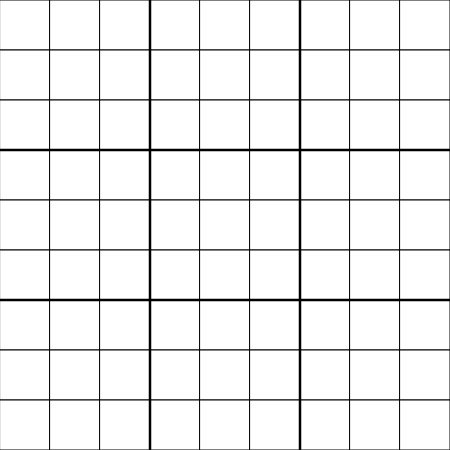
Frame 1 (no input)
Frame 60 (no input): identical to frame 1, image omitted
Frame 120 (the mouse pressed at the canvas centre since frame 60): identical to frame 1, image omitted

The p5.js sketch that drew this single still picture (run headless with seeded random() and noise() and a simulated clock; from frame 60 on, the mouse is pressed at the canvas centre):

// p5.js sketch
// ── sketch.js
let size = 9;
let board = [size];

let boardWidth = 450;
let offset = boardWidth / size;

let resetButton;
let solveButton;

function setup() {
  createCanvas(boardWidth, boardWidth);
  setupGrid();

  setupResetButton();
  setupSolveButton();
}

function setupResetButton() {
  resetButton = createButton('Reset');
  resetButton.position(10, 470);
  resetButton.mousePressed(setupGrid);

  resetButton.style('border', 'none');
  resetButton.style('padding', '6px 10px');
  resetButton.style('border-radius', '6px');
  resetButton.style('transition-duration', '0.4s');
}

function setupSolveButton() {
  resetButton = createButton('Solve');
  resetButton.position(70, 470);
  resetButton.mousePressed(setupGrid);

  resetButton.style('border', 'none');
  resetButton.style('padding', '6px 10px');
  resetButton.style('border-radius', '6px');
  resetButton.style('transition-duration', '0.4s');
}

function setupGrid() {
  for (let i = 0; i < size; i++) {
    board[i] = [size];
    for (let j = 0; j < size; j++) {
      board[i][j] = new Cell(i, j, 0);
    }
  }
}

function draw() {
  for (let i = 0; i < size; i++) {
    for (let j = 0; j < size; j++) {
      board[i][j].show();
    }
  }
  drawBoldLines();
}



function drawBoldLines() {
  push();
  strokeWeight(2.5);
  line(0, 3 * offset, boardWidth, 3 * offset);
  line(0, 6 * offset, boardWidth, 6 * offset);
  line(3 * offset, 0, 3 * offset, boardWidth);
  line(6 * offset, 0, 6 * offset, boardWidth);
  pop();
}

function mouseClicked() {
  // check if clicked in grid
  if (mouseX < boardWidth && mouseY < boardWidth) {
    let mX = floor(mouseX / offset);
    let mY = floor(mouseY / offset);
//    print('clicked at: ', mX, '-', mY, ' | ', mouseX, '-', mouseY);
    board[mX][mY].clicked();
  }
  // prevent default
  return false;
}

class Cell{
    x = -1;
    y = -1;
    val = 0;

    constructor(x, y, val) {
      this.x = x * offset;
      this.y = y * offset;
      this.val = val;
    }

    show() {
//      noFill();
      textSize(32);
      square(this.x, this.y, offset);

      textAlign(CENTER);
      if (this.val !== 0) {
        text(this.val, this.x + offset / 2, this.y + offset * 0.75);
      }
    }

    clicked() {
      if (this.val === 9) this.val = 0;
      else this.val++;
    }
}
// ── game.js
class Game {
    size = 9;
    board;
    width;
    offset;

    constructor(boardWidth) {
        // board[y-axis]
        this.board = [this.size];

        this.width = boardWidth;
        this.offset = this.width / this.size;
        this.initBoard();
    }

    initBoard() {
        // board[y-axis][x-axis]
        for (let y = 0; y < this.size; y++) {
            let row = [this.size];
            for (let x = 0; x < this.size; x++) {
                row[x] = new Spot(y, x, 0, this.offset);
                // if (DEBUG) row[x] = new Spot(y, x, random(options));
             }
            this.board[y] = row;
        }
    }

    draw() {
        for (let y = 0; y < this.size; y++) {
            for (let x = 0; x < this.size; x++) {
              this.board[y][x].show();
              if (DEBUG) {
                this.board[y][x].showIndexes();
              }
            }
          }
          this.drawBoldLines();
    }

    drawBoldLines() {
      push();
      strokeWeight(2.5);
      line(0, 3 * this.offset, this.width, 3 * this.offset);
      line(0, 6 * this.offset, this.width, 6 * this.offset);
      line(3 * this.offset, 0, 3 * this.offset, this.width);
      line(6 * this.offset, 0, 6 * this.offset, this.width);
      pop();
    }

    isSolved() {
        for (let y = 0; y < this.size; y++) {
            for (let x = 0; x < this.size; x++) {
                if (this.board[y][x].getVal() === 0) return false;
            }
        }
        return true;
    }

    isValidBoard() {
        for (let y = 0; y < this.size; y++) {
            for (let x = 0; x < this.size; x++) {
                if (!this.board[y][x].isPossible) return false;
            }
        }
        return true;
    }

    clicked(y, x, increment) {
        if (this.board[y][x]) {
            this.board[y][x].clicked(increment);
        }
    }

    getVal(y, x) {
        return this.board[y][x].getVal();
    }

    setVal(y, x, newVal) {
        return this.board[y][x].setVal(newVal);
    }
}

// ── solver.js
function solve() {
  for (let y = 0; y < size; y++) {
    for (let x = 0; x < size; x++) {
      if (board[x][y].val === 0) {
        // try every possibility for this position
        for (let n = 1; n < 10; n++) {
          if (possible(x, y, n)) {
            board[x][y].val = n;
            solve();
            board[x][y].val = 0;
          }
        }
        // if no options available you're on a dead end.
        return;
      }
    }
  }
}

function possible(y, x, n) {
    // find in same row
    for (let i = 0; i < 9; i++) {
      if (board[y][i].val === n) return false;
    }

    // find in same column
    for (let i = 0; i < 9; i++) {
      if (board[i][x].val === n) return false;
    }

    // find in same section
    let x0 = (x / 3) * 3;
    let y0 = (y / 3) * 3;

    for (let i = 0; i < 3; i++) {
      for (let j = 0; j < 3; j++) {
        if (board[x0+j][y0+i].val === n) return false;
      }
    }
    return true;
}
// ── spot.js
class Spot {
    y = -1;
    x = -1;
    val = 0;
    offset;
    isChanged = false;
    isPossible = true;
    manuallySet = false;

    indexY = -1;
    indexX = -1;

    constructor(y, x, val, offset) {
      this.offset = offset;
      this.y = y * this.offset;
      this.x = x * this.offset;
      this.val = val;

      this.indexY = y;
      this.indexX = x;
    }

    show() {
      fill(255);
      square(this.x, this.y, this.offset);

      textSize(32);
      textAlign(CENTER);
      fill(0);

      if (this.val !== 0) {
        if (this.isChanged) {
          this.isPossible = possible(this.indexY, this.indexX, this.val);
//          print('Position y:', this.indexY, ' x:', this.indexX, ' val:', this.val, ' isOption:', this.isPossible);
        }

        if(!this.isPossible) {
          fill(250,0,0);
        } else if (this.manuallySet){
          fill(0);
        } else {
          fill(150);
        }

        text(this.val, this.x + this.offset * 0.5, this.y + this.offset * 0.75);
      } else if (this.isChanged) {
        this.isPossible = true;
      }

      this.isChanged = false;
    }

    showIndexes() {
      fill(0);
      textSize(9);
      textAlign(CENTER);
      text('y:' +  this.indexY + ' | x:' + this.indexX, this.x + this.offset * 0.5, this.y + this.offset * 0.95);
    }

    clicked(increment) {
      if (increment) {
        if (this.val === 9) this.val = 0;
        else this.val++;
      } else {
        if (this.val === 0) this.val = 9;
        else this.val--;
      }

      this.isChanged = true;
      this.manuallySet = this.val !== 0;
    }

    getVal() {
        return this.val;
    }

    setVal(newVal) {
        // TODO: validation newVal between 0 and 9;
        if (this.val !== newVal) {
            this.isChanged = true;
            this.val = newVal;
        }
    }
}

// ── style.css
html, body {
  margin: 50;
  padding: 50;
}
canvas {
  display: block;
}

h1 {
  font-family: Arial, Helvetica, sans-serif;
  margin-inline-start: 20px
}

.btn-design {
  border, none
  padding, 6px 10px
  border-radius, 6px
  transition-duration, 0.4s
}
